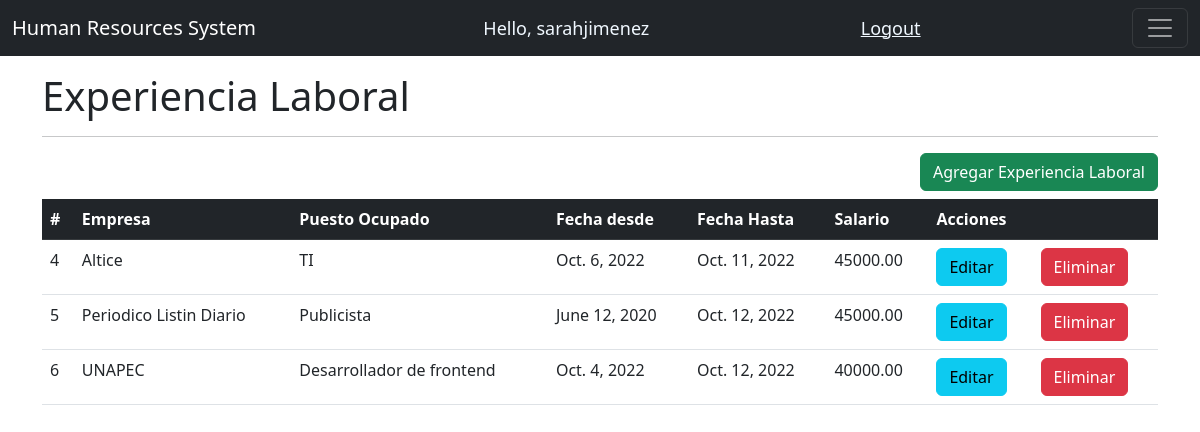
Screenshot of /experienciaLaboral/ (signed in) with the database file from the repository.
### system/models.py (models this page shows, shortened)
class ExperienciaLaboral(models.Model):
    createdBy=models.ForeignKey(User, on_delete=models.CASCADE, null=True, editable=False)
    empresa=models.CharField(max_length=50, null=True)
    puestoOcupado=models.CharField(max_length=75, null=True)
    fechaDesde=models.DateField(null=False)
    fechaHasta=models.DateField(null=False)
    salario=models.DecimalField(max_digits=10, decimal_places=2)

### system/decorators.py (the view)
        def wrapper_func(request, *args, **kwargs):
            group = None
            if request.user.groups.exists():
                group = request.user.groups.all()[0].name
            if group in allowed_roles:
                return view_func(request, *args, **kwargs)
            else:
                return HttpResponse('No estas autorizado para ver esta pagina')

### system/views.py (called while the page is built)
@login_required(login_url='loginPage')
@allowed_users(allowed_roles=['admin', 'candidato'])
def experienciaLaboral(request):
    experienciaLaboral = ExperienciaLaboral.objects.all()
    return render(request, 'system/experienciaLaboral.html', {'experienciaLaboral': experienciaLaboral})

### system/templates/system/experienciaLaboral.html
{% extends 'system/main.html' %}
{% block content %}
<br>
<h1>Experiencia Laboral</h1>
<hr>
<div class="modal-footer">
    <a class="btn btn-success" href="{% url 'registrarExperienciaLaboral' %}" role="button">Agregar Experiencia Laboral</a>
    </div>
<div class="table-responsive py-2">
  <table class="table">
    <thead class="table-dark">
      <tr>
          <th scope="col">#</th>
          <th scope="col">Empresa</th>
          <th scope="col">Puesto Ocupado</th>
          <th scope="col">Fecha desde</th>
          <th scope="col">Fecha Hasta</th>
          <th scope="col">Salario</th>
          <th scope="col" colspan="2">Acciones</th>
        </tr>
   </thead>
    <tbody>
      {% for i in experienciaLaboral %}
      <tr>
          <td>{{i.id}} </td>
          <td>{{i.empresa}} </td>
          <td>{{i.puestoOcupado}} </td>
          <td>{{i.fechaDesde}} </td>
          <td>{{i.fechaHasta}} </td>
          <td>{{i.salario}} </td>
          {% if request.user.is_staff %}
          <td><a href="/editarExperienciaLaboral/{{i.id}}" class="btn btn-info">Editar</a></td>
          <td><a href="/eliminarExperienciaLaboral/{{i.id}}" class="btn btn-danger">Eliminar</a></td>
          {% endif %}
        </tr>
        {% endfor %}
    </tbody>
  </table>
{% endblock %}

### system/templates/system/navbar.html (shortened to what this page needs)
{% load static%}
<nav class="navbar navbar-dark bg-dark fixed-top">
    <div class="container-fluid">
      <a class="navbar-brand" href="{% url 'home' %}">Human Resources System</a>
      <span class="hello-msg">Hello, {{request.user}}</span>
      <span><a class="hello-msg" href="{% url 'logoutUser' %}">Logout</a></span>
      <button class="navbar-toggler" type="button" data-bs-toggle="offcanvas" data-bs-target="#offcanvasNavbar" aria-controls="offcanvasNavbar">
        <span class="navbar-toggler-icon"></span>
      </button>
    </div>
  </nav>
  <br>

### static/css/main.css (style rules this page uses)
body { background-color: rgb(255, 255, 255); }

### system/templates/system/navbar.html (style rules this page uses)
.hello-msg { font-size: 18px; color: aliceblue; }

### rows the page displays
ExperienciaLaboral: id "4", empresa "Altice", puestoOcupado "TI", fechaDesde "Oct. 6, 2022", fechaHasta "Oct. 11, 2022", salario "45000.00"
ExperienciaLaboral: id "5", empresa "Periodico Listin Diario", puestoOcupado "Publicista", fechaDesde "June 12, 2020", fechaHasta "Oct. 12, 2022", salario "45000.00"
ExperienciaLaboral: id "6", empresa "UNAPEC", puestoOcupado "Desarrollador de frontend", fechaDesde "Oct. 4, 2022", fechaHasta "Oct. 12, 2022", salario "40000.00"

### other values shown
{{ request.user }} "sarahjimenez"
